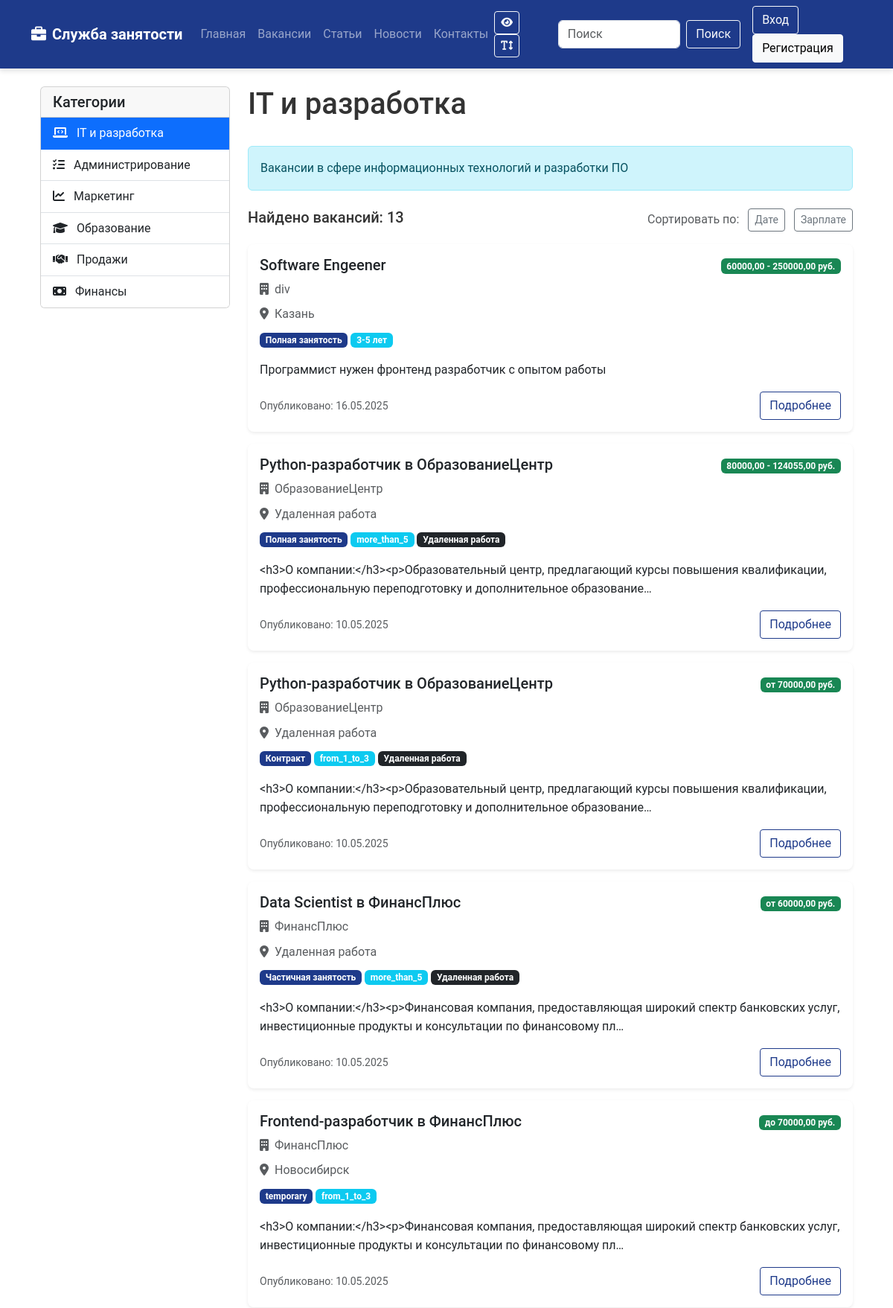
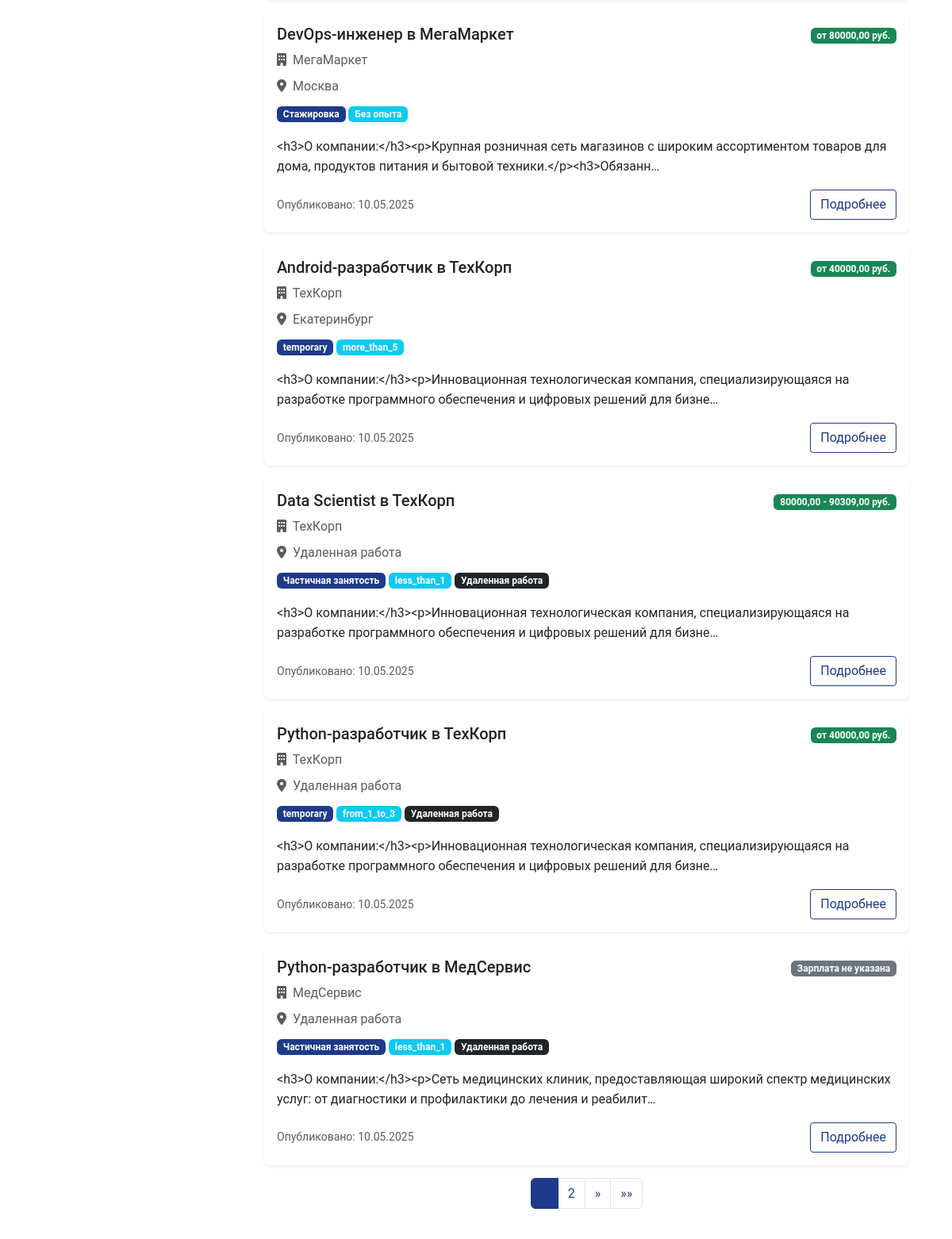
The app's page /jobs/category/it-1193/ (upper part) with its own data (2 pictures, top to bottom).
### jobs/models.py (models this page shows, shortened)
class Category(models.Model):
    name = models.CharField(max_length=100, verbose_name='Название категории')
    slug = models.SlugField(unique=True, verbose_name='URL')
    description = models.TextField(blank=True, null=True, verbose_name='Описание')
    icon = models.CharField(max_length=50, blank=True, null=True, verbose_name='Иконка')
    class Meta:
        verbose_name = 'Категория'
        verbose_name_plural = 'Категории'
        ordering = ['name']

class JobVacancy(models.Model):
    STATUS_CHOICES = (
        ('open', 'Открыта'),
        ('closed', 'Закрыта'),
        ('archived', 'В архиве'),
    )
    EMPLOYMENT_TYPE_CHOICES = (
        ('full_time', 'Полная занятость'),
        ('part_time', 'Частичная занятость'),
        ('contract', 'Контракт'),
        ('internship', 'Стажировка'),
        ('remote', 'Удаленная работа'),
    )
    EXPERIENCE_CHOICES = (
        ('no_experience', 'Без опыта'),
        ('1-3', '1-3 года'),
        ('3-5', '3-5 лет'),
        ('5+', 'Более 5 лет'),
    )
    title = models.CharField(max_length=255, verbose_name='Название вакансии')
    slug = models.SlugField(unique=True, verbose_name='URL')
    employer = models.ForeignKey(EmployerProfile, on_delete=models.CASCADE, related_name='vacancies', verbose_name='Работодатель')
    category = models.ForeignKey(Category, on_delete=models.CASCADE, related_name='vacancies', verbose_name='Категория')
    description = models.TextField(verbose_name='Описание вакансии')
    requirements = models.TextField(verbose_name='Требования')
    responsibilities = models.TextField(verbose_name='Обязанности')
    benefits = models.TextField(blank=True, null=True, verbose_name='Преимущества')
    salary_min = models.DecimalField(max_digits=10, decimal_places=2, blank=True, null=True, verbose_name='Минимальная зарплата')
    salary_max = models.DecimalField(max_digits=10, decimal_places=2, blank=True, null=True, verbose_name='Максимальная зарплата')
    location = models.ForeignKey(JobLocation, on_delete=models.SET_NULL, blank=True, null=True, related_name='vacancies', verbose_name='Местоположение')
    is_remote = models.BooleanField(default=False, verbose_name='Удаленная работа')
    status = models.CharField(max_length=20, choices=STATUS_CHOICES, default='open', verbose_name='Статус')
    employment_type = models.CharField(max_length=20, choices=EMPLOYMENT_TYPE_CHOICES, verbose_name='Тип занятости')
    experience_required = models.CharField(max_length=20, choices=EXPERIENCE_CHOICES, verbose_name='Требуемый опыт')
    skills = models.ManyToManyField(Skill, related_name='vacancies', blank=True, verbose_name='Навыки')
    created_at = models.DateTimeField(auto_now_add=True, verbose_name='Дата создания')
    updated_at = models.DateTimeField(auto_now=True, verbose_name='Дата обновления')
    class Meta:
        verbose_name = 'Вакансия'
        verbose_name_plural = 'Вакансии'
        ordering = ['-created_at']

class JobLocation(models.Model):
    city = models.CharField(max_length=100, verbose_name='Город')
    region = models.CharField(max_length=100, verbose_name='Регион')
    address = models.CharField(max_length=255, blank=True, null=True, verbose_name='Адрес')
    class Meta:
        verbose_name = 'Местоположение'
        verbose_name_plural = 'Местоположения'
        ordering = ['city', 'region']
        unique_together = ['city', 'region', 'address']

### users/models.py (models this page shows, shortened)
class EmployerProfile(models.Model):
    user = models.OneToOneField(User, on_delete=models.CASCADE, related_name='employer_profile')
    company_name = models.CharField(max_length=255, verbose_name='Название компании')
    company_logo = models.ImageField(upload_to='employers/', blank=True, null=True, verbose_name='Логотип компании')
    company_description = models.TextField(blank=True, null=True, verbose_name='Описание компании')
    company_website = models.URLField(blank=True, null=True, verbose_name='Веб-сайт компании')
    company_address = models.CharField(max_length=255, blank=True, null=True, verbose_name='Адрес компании')
    company_phone = models.CharField(max_length=20, blank=True, null=True, verbose_name='Телефон компании')
    company_email = models.EmailField(blank=True, null=True, verbose_name='Email компании')
    slug = models.SlugField(unique=True, blank=True, verbose_name='URL')
    created_at = models.DateTimeField(auto_now_add=True, verbose_name='Дата создания')
    updated_at = models.DateTimeField(auto_now=True, verbose_name='Дата обновления')
    class Meta:
        verbose_name = 'Профиль работодателя'
        verbose_name_plural = 'Профили работодателей'
        ordering = ['-created_at']

### jobs/views.py (the view)
# urls.py: path('category/<slug:slug>/', views.CategoryVacancyListView.as_view(), name='category'),
class CategoryVacancyListView(ListView):
    model = JobVacancy
    template_name = 'jobs/category_vacancies.html'
    context_object_name = 'vacancies'
    paginate_by = 10
    def get_queryset(self):
        self.category = get_object_or_404(Category, slug=self.kwargs['slug'])
        return JobVacancy.objects.filter(category=self.category, status='open')
    def get_context_data(self, **kwargs):
        context = super().get_context_data(**kwargs)
        context['category'] = self.category
        context['categories'] = Category.objects.all()
        return context

### templates/jobs/category_vacancies.html (shortened to what this page needs)
{% extends 'base.html' %}
{% block content %}
<div class="container">
    <div class="row">
        <div class="col-md-3">
            <div class="card mb-4">
                <div class="card-header">
                    <h5 class="card-title mb-0">Категории</h5>
                </div>
                <div class="list-group list-group-flush">
                    {% for cat in categories %}
                        <a href="{% url 'jobs:category' cat.slug %}" class="list-group-item list-group-item-action {% if category.id == cat.id %}active{% endif %}">
                            <i class="fas {{ cat.icon }} me-2"></i> {{ cat.name }}
                        </a>
                    {% empty %}
                        <div class="list-group-item">Нет категорий</div>
                    {% endfor %}
                </div>
            </div>
        </div>
        <div class="col-md-9">
            <div class="d-flex justify-content-between align-items-center mb-3">
                <h1 class="mb-3">{{ category.name }}</h1>
            </div>
            {% if category.description %}
            <div class="alert alert-info mb-4">
                <p class="mb-0">{{ category.description }}</p>
            </div>
            {% endif %}
            <div class="d-flex justify-content-between align-items-center mb-3">
                <h5>Найдено вакансий: {{ paginator.count }}</h5>
                <div>
                    <span class="text-muted">Сортировать по:</span>
                    <a href="?{{ request.GET.urlencode }}&sort=date" class="btn btn-sm btn-outline-secondary ms-2">Дате</a>
                    <a href="?{{ request.GET.urlencode }}&sort=salary" class="btn btn-sm btn-outline-secondary ms-2">Зарплате</a>
                </div>
            </div>
            {% for vacancy in vacancies %}
                <div class="card mb-3 vacancy-card">
                    <div class="card-body">
                        <div class="d-flex justify-content-between">
                            <h5 class="card-title">{{ vacancy.title }}</h5>
                            <span>
                                {% if vacancy.salary_min and vacancy.salary_max %}
                                    <span class="badge bg-success">{{ vacancy.salary_min }} - {{ vacancy.salary_max }} руб.</span>
                                {% elif vacancy.salary_min %}
                                    <span class="badge bg-success">от {{ vacancy.salary_min }} руб.</span>
                                {% elif vacancy.salary_max %}
                                    <span class="badge bg-success">до {{ vacancy.salary_max }} руб.</span>
                                {% else %}
                                    <span class="badge bg-secondary">Зарплата не указана</span>
                                {% endif %}
                            </span>
                        </div>
                        <p class="card-text text-muted mb-2">
                            <i class="fas fa-building me-1"></i> {{ vacancy.employer.company_name }}
                        </p>
                        <p class="card-text text-muted mb-2">
                            <i class="fas fa-map-marker-alt me-1"></i>
                            {% if vacancy.location %}
                                {{ vacancy.location.city }}
                            {% elif vacancy.is_remote %}
                                Удаленная работа
                            {% else %}
                                Не указано
                            {% endif %}
                        </p>
                        <p class="mb-3">
                            <span class="badge bg-primary">{{ vacancy.get_employment_type_display }}</span>
                            <span class="badge bg-info">{{ vacancy.get_experience_required_display }}</span>
                            {% if vacancy.is_remote %}
                                <span class="badge bg-dark">Удаленная работа</span>
                            {% endif %}
                        </p>
                        <p class="card-text">{{ vacancy.description|truncatechars:150 }}</p>
                        <div class="d-flex justify-content-between align-items-center">
                            <small class="text-muted">Опубликовано: {{ vacancy.created_at|date:"d.m.Y" }}</small>
                            <a href="{% url 'jobs:vacancy_detail' vacancy.slug %}" class="btn btn-outline-primary">Подробнее</a>
                        </div>
                    </div>
                </div>
            {% empty %}
                <div class="alert alert-info" role="alert">
                    В этой категории пока нет вакансий.
                </div>
            {% endfor %}
            {% if is_paginated %}
                <nav aria-label="Page navigation">
                    <ul class="pagination justify-content-center">
                        {% for num in page_obj.paginator.page_range %}
                            {% if page_obj.number == num %}
                                <li class="page-item active">
                                    <span class="page-link">{{ num }}</span>
                                </li>
                            {% elif num > page_obj.number|add:'-3' and num < page_obj.number|add:'3' %}
                                <li class="page-item">
                                    <a class="page-link" href="?page={{ num }}{% if request.GET.q %}&q={{ request.GET.q }}{% endif %}">{{ num }}</a>
                                </li>
                            {% endif %}
                        {% endfor %}
                        {% if page_obj.has_next %}
                            <li class="page-item">
                                <a class="page-link" href="?page={{ page_obj.next_page_number }}{% if request.GET.q %}&q={{ request.GET.q }}{% endif %}" aria-label="Next">
                                    <span aria-hidden="true">&raquo;</span>
                                </a>
                            </li>
                            <li class="page-item">
                                <a class="page-link" href="?page={{ page_obj.paginator.num_pages }}{% if request.GET.q %}&q={{ request.GET.q }}{% endif %}" aria-label="Last">
                                    <span aria-hidden="true">&raquo;&raquo;</span>
                                </a>
                            </li>
                        {% endif %}
                    </ul>
                </nav>
            {% endif %}
        </div>
    </div>
</div>
{% endblock %}

### static/css/style.css (style rules this page uses)
body { font-family: 'Roboto', Arial, sans-serif; color: #333; line-height: 1.6; }
html, body { height: 100%; }
a { text-decoration: none; color: #1e3a8a; transition: color 0.3s; }
.pagination .page-item.active .page-link { background-color: #1e3a8a; border-color: #1e3a8a; }
.pagination .page-link { color: #1e3a8a; }
.btn { border-radius: 0.25rem; transition: all 0.3s; }
.btn-outline-primary { color: #1e3a8a; border-color: #1e3a8a; }
.bg-primary { background-color: #1e3a8a !important; }
.vacancy-card { border: none; border-radius: 0.5rem; box-shadow: 0 0.125rem 0.25rem rgba(0, 0, 0, 0.075); transition: transform 0.3s, box-shadow 0.3s; }

### records on screen
Category: name "IT и разработка", description "Вакансии в сфере информационных технологий и разработки ПО"
Category: name "Администрирование"
Category: name "Маркетинг"
Category: name "Образование"
Category: name "Продажи"
Category: name "Финансы"
JobVacancy: title "Software Engeener", salary_min "60000,00", salary_max "250000,00", employer.company_name "div", location.city "Казань", employment_type "Полная занятость", experience_required "3-5 лет", description "Программист нужен фронтенд разработчик с опытом работы", created_at "16.05.2025"
JobVacancy: title "Python-разработчик в ОбразованиеЦентр", salary_min "80000,00", salary_max "124055,00", employer.company_name "ОбразованиеЦентр", is_remote "Удаленная работа", employment_type "Полная занятость", experience_required "more_than_5", description "<h3>О компании:</h3><p>Образовательный центр, предлагающий курсы повышения квалификации, профессиональную переподготовку и дополнительное образование…", created_at "10.05.2025"
JobVacancy: title "Python-разработчик в ОбразованиеЦентр", salary_min "70000,00", employer.company_name "ОбразованиеЦентр", is_remote "Удаленная работа", employment_type "Контракт", experience_required "from_1_to_3", description "<h3>О компании:</h3><p>Образовательный центр, предлагающий курсы повышения квалификации, профессиональную переподготовку и дополнительное образование…", created_at "10.05.2025"
JobVacancy: title "Data Scientist в ФинансПлюс", salary_min "60000,00", employer.company_name "ФинансПлюс", is_remote "Удаленная работа", employment_type "Частичная занятость", experience_required "more_than_5", description "<h3>О компании:</h3><p>Финансовая компания, предоставляющая широкий спектр банковских услуг, инвестиционные продукты и консультации по финансовому пл…", created_at "10.05.2025"
JobVacancy: title "Frontend-разработчик в ФинансПлюс", salary_max "70000,00", employer.company_name "ФинансПлюс", location.city "Новосибирск", employment_type "temporary", experience_required "from_1_to_3", description "<h3>О компании:</h3><p>Финансовая компания, предоставляющая широкий спектр банковских услуг, инвестиционные продукты и консультации по финансовому пл…", created_at "10.05.2025"
JobVacancy: title "DevOps-инженер в МегаМаркет", salary_min "80000,00", employer.company_name "МегаМаркет", location.city "Москва", employment_type "Стажировка", experience_required "Без опыта", description "<h3>О компании:</h3><p>Крупная розничная сеть магазинов с широким ассортиментом товаров для дома, продуктов питания и бытовой техники.</p><h3>Обязанн…", created_at "10.05.2025"
JobVacancy: title "Android-разработчик в ТехКорп", salary_min "40000,00", employer.company_name "ТехКорп", location.city "Екатеринбург", employment_type "temporary", experience_required "more_than_5", description "<h3>О компании:</h3><p>Инновационная технологическая компания, специализирующаяся на разработке программного обеспечения и цифровых решений для бизне…", created_at "10.05.2025"
JobVacancy: title "Data Scientist в ТехКорп", salary_min "80000,00", salary_max "90309,00", employer.company_name "ТехКорп", is_remote "Удаленная работа", employment_type "Частичная занятость", experience_required "less_than_1", description "<h3>О компании:</h3><p>Инновационная технологическая компания, специализирующаяся на разработке программного обеспечения и цифровых решений для бизне…", created_at "10.05.2025"
JobVacancy: title "Python-разработчик в ТехКорп", salary_min "40000,00", employer.company_name "ТехКорп", is_remote "Удаленная работа", employment_type "temporary", experience_required "from_1_to_3", description "<h3>О компании:</h3><p>Инновационная технологическая компания, специализирующаяся на разработке программного обеспечения и цифровых решений для бизне…", created_at "10.05.2025"
JobVacancy: title "Python-разработчик в МедСервис", shows "Зарплата не указана", employer.company_name "МедСервис", is_remote "Удаленная работа", employment_type "Частичная занятость", experience_required "less_than_1", description "<h3>О компании:</h3><p>Сеть медицинских клиник, предоставляющая широкий спектр медицинских услуг: от диагностики и профилактики до лечения и реабилит…", created_at "10.05.2025"

### other values on screen
{{ paginator.count }} "13"
{{ num }} "2"
